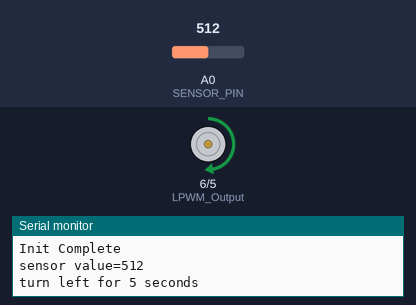
A sketch run on a simulated Arduino Uno, built with avr-gcc and run on an emulated ATmega328P. Parts: motor-driver pin pairs drawn as motors (green arrow = first pin HIGH = forward, orange = second pin HIGH = backward, longer = more drive), the last lines printed to the serial monitor. The test bench sets the inputs (shaded band); at power-on: A0 (SENSOR_PIN) = 512.

Above: at 2.5 s.
At 7.5 s:
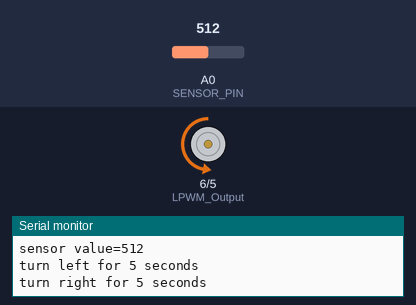
Timing chart, 0 to 13.0 s (numbered marks = the images above):
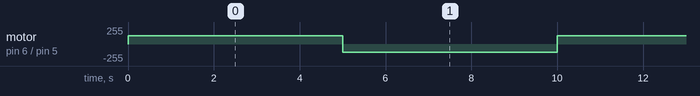

The sketch:

ibt_2_test.ino
```cpp
/*
IBT-2 Motor Control Board driven by Arduino.

Speed and direction controlled by a potentiometer attached to analog input 0.
One side pin of the potentiometer (either one) to ground; the other side pin to +5V

Connection to the IBT-2 board:
IBT-2 pin 1 (RPWM) to Arduino pin 5(PWM)
IBT-2 pin 2 (LPWM) to Arduino pin 6(PWM)
IBT-2 pins 3 (R_EN), 4 (L_EN), 7 (VCC) to Arduino 5V pin
IBT-2 pin 8 (GND) to Arduino GND
IBT-2 pins 5 (R_IS) and 6 (L_IS) not connected
*/

int SENSOR_PIN = 0; // center pin of the potentiometer

int RPWM_Output = 5; // Arduino PWM output pin 5; connect to IBT-2 pin 1 (RPWM)
int LPWM_Output = 6; // Arduino PWM output pin 6; connect to IBT-2 pin 2 (LPWM)

void setup()
{
  pinMode(RPWM_Output, OUTPUT);
  pinMode(LPWM_Output, OUTPUT);
  Serial.begin (9600);
  Serial.println("Init Complete");
 }

void loop()
{
  int sensorValue = analogRead(SENSOR_PIN);

  // sensor value is in the range 0 to 1023
  // the lower half of it we use for reverse rotation; the upper half for forward rotation

 Serial.print("sensor value=");
 Serial.println (sensorValue);

  //if (sensorValue > 511)

    // reverse rotation
    int reversePWM = 127;
    analogWrite(RPWM_Output, 0);
    analogWrite(LPWM_Output, reversePWM);


  Serial.println("turn left for 5 seconds");
  delay(5000);

    analogWrite(RPWM_Output, 0);
    analogWrite(LPWM_Output, 0);


  //forward rotation
  int forwardPWM = (127);
  analogWrite(LPWM_Output, 0);
  analogWrite(RPWM_Output, forwardPWM);

  Serial.println("turn right for 5 seconds");
  delay(5000);

    analogWrite(RPWM_Output, 0);
    analogWrite(LPWM_Output, 0);


}
```

Measured:
- by itself, motor on pin 6 (LPWM_Output) / pin 5 (RPWM_Output): alternates forward 127/255 for 5.0 s and backward 127/255 for 5.0 s
